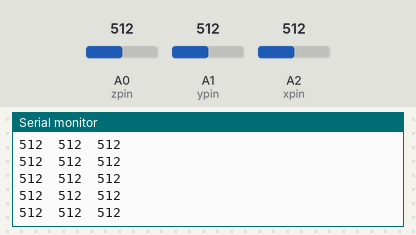
This sketch was run on a simulated Arduino Uno, built with avr-gcc and run on an emulated ATmega328P. Shown: the last lines printed to the serial monitor. The inputs (shaded band) are chosen by the test bench; at power-on: A2 (xpin) = 512, A0 (zpin) = 512, A1 (ypin) = 512.

Above: at 8.7 s.
8.8 s: A2 (xpin) set to 982
At 8.88 s:
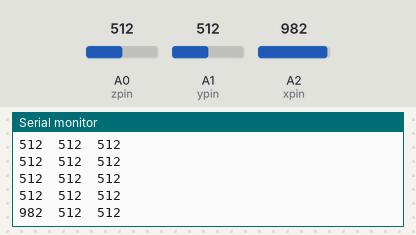
11.8 s: A2 (xpin) set to 1012
At 11.8 s:
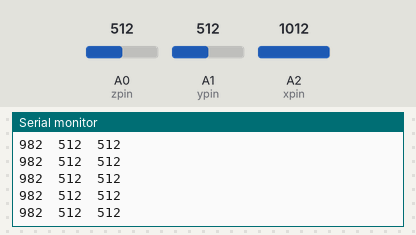
Timing chart, 0 to 14.3 s (numbered marks = the images above; inputs shaded):
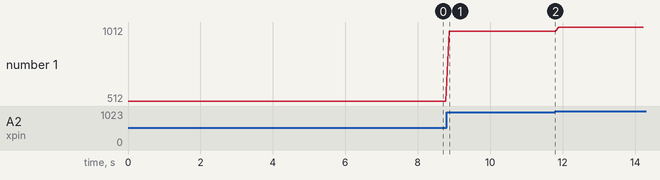

The sketch:

basic_acc.ino
```cpp
const int xpin = A2;                  // x-axis of the accelerometer
const int ypin = A1;                  // y-axis
const int zpin = A0;                  // z-axis (only on 3-axis models)

void setup() {
  // initialize the serial communications:
  Serial.begin(9600);
}

void loop() {
  // print the sensor values:
  Serial.print(analogRead(xpin));
  // print a tab between values:
  Serial.print("\t");
  Serial.print(analogRead(ypin));
  // print a tab between values:
  Serial.print("\t");
  Serial.print(analogRead(zpin));
  Serial.println();
  // delay before next reading:
  delay(100);
}
```

Measured:
- after the input at 8.8 s, the serial monitor: prints a new line after 0.07 s (image 1)
- plotted number 1: 512 → 982 after the input at 8.8 s, 982 → 1012 after the input at 11.8 s
